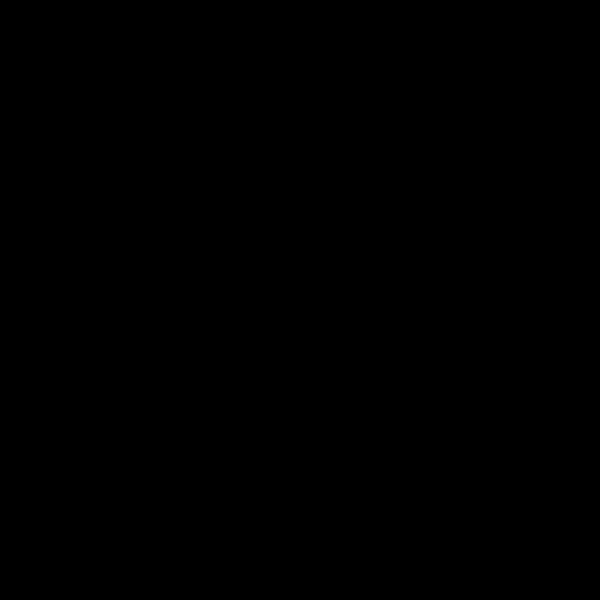
Frame 1 (no input)
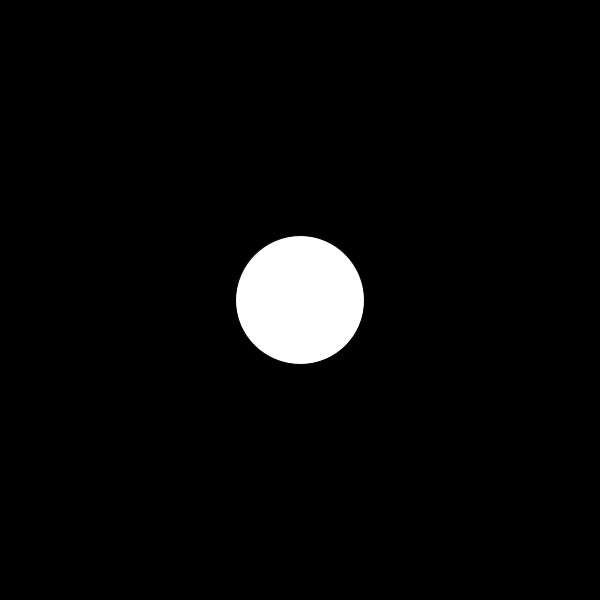
Frame 60 (the mouse pressed at the canvas centre just before this capture)
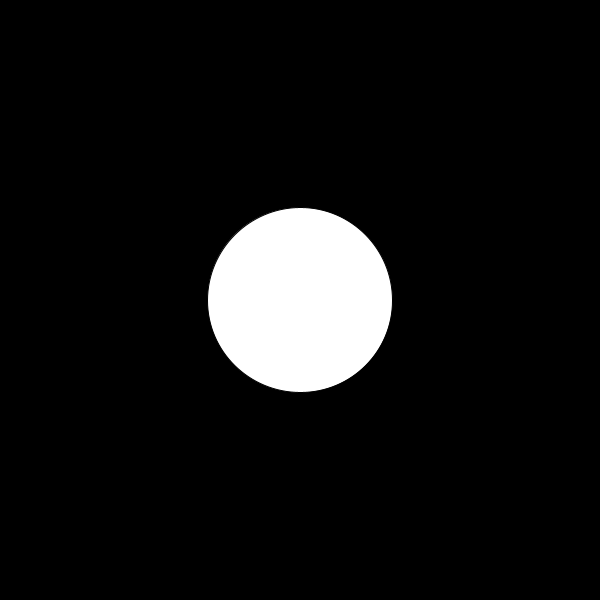
Frame 120 (the mouse held since frame 60 and released just before this capture)

The Processing sketch that drew these frames (run headless with seeded random() and noise(); from frame 60 on, the mouse is pressed at the canvas centre):

// Processing sketch: sketch_damperDemo
// ── sketch_damperDemo.pde

float val;
float newVal;
float damper=0.02;

void setup() {
  size(600,600);
  
}

void draw() {
  background(0);
  
  // dampen value to move towards newVal
  val=val*(1-damper)+newVal*damper;
  ellipse(width/2,height/2, val,val);
  
  keyPressed();
}

void keyPressed() {
  newVal=random(20,400);
`}
